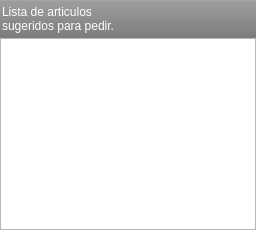
                  <widget class="QWidget" name="page_28">
                   <layout class="QVBoxLayout" name="verticalLayout_50">
                    <property name="spacing">
                     <number>0</number>
                    </property>
                    <property name="margin">
                     <number>0</number>
                    </property>
                    <item>
                     <widget class="QFrame" name="frame_14">
                      <property name="styleSheet">
                       <string notr="true">QWidget{background-color: qlineargradient(spread:pad, x1:0, y1:0, x2:0, y2:1, stop:0 rgba(180, 180, 180, 255), stop:0.02 rgba(158, 158, 158, 255), stop:1 rgba(124, 124, 124, 255));color:#fff;border:0;}
QToolButton{ border:0px; background:none}
QLabel{background:none;border:0;}</string>
                      </property>
                      <property name="frameShape">
                       <enum>QFrame::StyledPanel</enum>
                      </property>
                      <property name="frameShadow">
                       <enum>QFrame::Raised</enum>
                      </property>
                      <layout class="QHBoxLayout" name="horizontalLayout_41">
                       <property name="leftMargin">
                        <number>2</number>
                       </property>
                       <property name="topMargin">
                        <number>5</number>
                       </property>
                       <property name="rightMargin">
                        <number>2</number>
                       </property>
                       <property name="bottomMargin">
                        <number>5</number>
                       </property>
                       <item>
                        <widget class="QLabel" name="label_2">
                         <property name="text">
                          <string>Lista de articulos sugeridos para pedir.</string>
                         </property>
                         <property name="wordWrap">
                          <bool>true</bool>
                         </property>
                         <property name="margin">
                          <number>3</number>
                         </property>
                        </widget>
                       </item>
                       <item>
                        <spacer name="horizontalSpacer_12">
                         <property name="orientation">
                          <enum>Qt::Horizontal</enum>
                         </property>
                         <property name="sizeHint" stdset="0">
                          <size>
                           <width>40</width>
                           <height>20</height>
                          </size>
                         </property>
                        </spacer>
                       </item>
                      </layout>
                     </widget>
                    </item>
                    <item>
                     <widget class="QTableView" name="tvFaltantes_2">
                      <property name="alternatingRowColors">
                       <bool>true</bool>
                      </property>
                      <property name="selectionMode">
                       <enum>QAbstractItemView::SingleSelection</enum>
                      </property>
                      <property name="selectionBehavior">
                       <enum>QAbstractItemView::SelectRows</enum>
                      </property>
                      <property name="sortingEnabled">
                       <bool>true</bool>
                      </property>
                     </widget>
                    </item>
                   </layout>
                  </widget>
